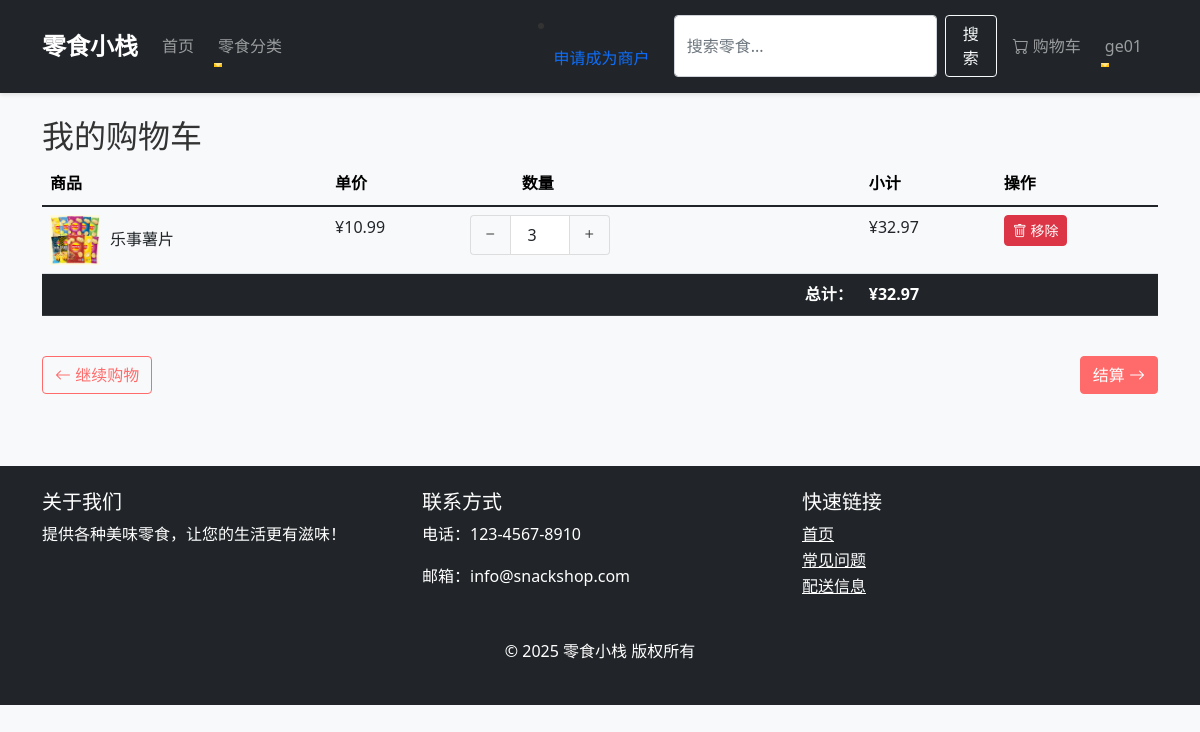
The app's page /cart/ (signed in) with its own data.
### cart/models.py (models this page shows, shortened)
class CartItem(models.Model):
    cart = models.ForeignKey(Cart, related_name='items', on_delete=models.CASCADE, verbose_name="购物车")
    product = models.ForeignKey(Product, on_delete=models.CASCADE, verbose_name="产品")
    quantity = models.PositiveIntegerField(default=1, verbose_name="数量")
    class Meta:
        verbose_name = '购物车项目'
        verbose_name_plural = '购物车项目'
        unique_together = []  # 关键添加
    def get_cost(self):
        return self.product.price * self.quantity

class Cart(models.Model):
    """购物车模型"""
    user = models.OneToOneField(User, on_delete=models.CASCADE, null=True, blank=True)
    session_id = models.CharField(max_length=255, null=True, blank=True, verbose_name="会话ID",
                                  )  # 添加unique=True
    created_at = models.DateTimeField(auto_now_add=True, verbose_name="创建时间")
    updated_at = models.DateTimeField(auto_now=True, verbose_name="更新时间")
    class Meta:
        verbose_name = '购物车'
        verbose_name_plural = '购物车'
        constraints = [
            models.CheckConstraint(
                check=models.Q(user__isnull=False) | models.Q(session_id__isnull=False),
                name="cart_user_or_session_required"
            )
        ]
    def get_total_price(self):
        return sum(item.get_cost() for item in self.items.all())

### products/models.py (models this page shows, shortened)
class Product(models.Model):
    category = models.ForeignKey(Category, related_name='products', on_delete=models.CASCADE, verbose_name="所属类别")
    name = models.CharField(max_length=200, verbose_name="产品名称")
    slug = models.SlugField(max_length=200, unique_for_date='created_at', verbose_name="URL别名")
    image = models.ImageField(upload_to='products/', blank=True, verbose_name="产品图片")
    description = models.TextField(blank=True, verbose_name="产品描述")
    price = models.DecimalField(max_digits=10, decimal_places=2, verbose_name="价格")
    stock = models.PositiveIntegerField(verbose_name="库存数量")
    available = models.BooleanField(default=True, verbose_name="是否上架")
    created_at = models.DateTimeField(auto_now_add=True, verbose_name="创建时间")
    updated_at = models.DateTimeField(auto_now=True, verbose_name="更新时间")
    merchant = models.ForeignKey(
        User,
        on_delete=models.CASCADE,
        related_name='merchant_products',
        null=True,
        blank=True,
        verbose_name="所属商户"
    )
    class Meta:
        ordering = ['name']
        verbose_name = '零食产品'
        verbose_name_plural = '零食产品'
        indexes = [
            models.Index(fields=['id', 'slug']),
            models.Index(fields=['name']),
        ]
    def get_absolute_url(self):
        return reverse('products:product_detail',
                       args=[self.id, self.slug])

### cart/views.py (the view)
# urls.py: path('', views.cart_detail, name='cart_detail'),  # 购物车详情页
def cart_detail(request):
    if request.user.is_authenticated:
        cart, created = Cart.objects.get_or_create(user=request.user)
    else:
        session_id = request.session.session_key
        if not session_id:
            request.session.save()
            session_id = request.session.session_key
        cart, created = Cart.objects.get_or_create(session_id=session_id)
    return render(request, 'cart/cart_detail.html', {'cart': cart})

### cart/context_processors.py (called while the page is built, shortened)
def cart(request):
    cart_obj = None
    try:
        if request.user.is_authenticated:
            carts = Cart.objects.filter(user=request.user).order_by('-updated_at')
            if len(carts) > 1:
                for cart in carts[1:]:
                    cart.delete()
                cart_obj = carts[0]
            else:
                cart_obj, created = Cart.objects.get_or_create(user=request.user)
    except MultipleObjectsReturned:
        if request.user.is_authenticated:
            Cart.objects.filter(user=request.user).exclude(id=carts.first().id).delete()
            cart_obj = carts.first()
        else:
            Cart.objects.filter(session_id=session_id).exclude(id=carts.first().id).delete()
            cart_obj = carts.first()
    return {'cart': cart_obj}

### templates/cart/cart_detail.html (shortened to what this page needs)
{% extends "base.html" %}
{% block content %}
    <h2>我的购物车</h2>
    {% if cart.items.all %}
        <div class="table-responsive">
            <table class="table table-hover">
                <thead class="table-light">
                    <tr>
                        <th>商品</th>
                        <th>单价</th>
                        <th style="padding-left: 60px">数量</th>
                        <th>小计</th>
                        <th>操作</th>
                    </tr>
                </thead>
                <tbody>
                    {% for item in cart.items.all %}
                        <tr>
                            <td>
                                <div class="d-flex align-items-center">
                                    {% if item.product.image %}
                                        <img src="{{ item.product.image.url }}" alt="{{ item.product.name }}" style="width: 50px; height: 50px; object-fit: cover; margin-right: 10px;">
                                    {% else %}
                                        <img src="https://picsum.photos/seed/{{ item.product.id }}/50/50" alt="{{ item.product.name }}" style="width: 50px; height: 50px; margin-right: 10px;">
                                    {% endif %}
                                    <a href="{{ item.product.get_absolute_url }}" class="text-decoration-none text-dark">{{ item.product.name }}</a>
                                </div>
                            </td>
                            <td>¥{{ item.product.price }}</td>
                            <td>
                                <div class="quantity-control">
                                    <button type="button" class="quantity-btn minus-btn" data-item-id="{{ item.id }}">
                                        <i class="bi bi-dash"></i>
                                    </button>
                                    <input type="number"
                                           class="quantity-input form-control text-center"
                                           value="{{ item.quantity }}"
                                           min="1"
                                           max="{{ item.product.stock }}"
                                           data-item-id="{{ item.id }}"
                                           data-last-valid="{{ item.quantity }}">
                                    <button type="button" class="quantity-btn plus-btn" data-item-id="{{ item.id }}">
                                        <i class="bi bi-plus"></i>
                                    </button>
                                </div>
                            </td>
                            <td class="item-total">¥{{ item.get_cost }}</td>
                            <td>
                                <a href="{% url 'cart:cart_remove' item.id %}" class="btn btn-sm btn-danger">
                                    <i class="bi bi-trash"></i> 移除
                                </a>
                            </td>
                        </tr>
                    {% endfor %}
                    <tr class="table-dark">
                        <td colspan="3" class="text-end"><strong>总计：</strong></td>
                        <td id="cart-total"><strong>¥{{ cart.get_total_price }}</strong></td>
                        <td></td>
                    </tr>
                </tbody>
            </table>
        </div>
        <div class="d-flex justify-content-between mt-4">
            <a href="{% url 'home' %}" class="btn btn-outline-primary">
                <i class="bi bi-arrow-left"></i> 继续购物
            </a>
            <a href="{% url 'orders:order_create' %}" class="btn btn-primary">
                结算 <i class="bi bi-arrow-right"></i>
            </a>
        </div>
    {% else %}
        <div class="alert alert-info">
            <h4>您的购物车是空的</h4>
            <p>快去挑选喜欢的零食吧！</p>
            <a href="{% url 'home' %}" class="btn btn-primary mt-2">浏览零食</a>
        </div>
    {% endif %}
{% endblock %}

### templates/base.html (shortened to what this page needs)
<!DOCTYPE html>
<html lang="zh-CN">
<head>
    <link href="https://cdn.jsdelivr.net/npm/bootstrap@5.1.3/dist/css/bootstrap.min.css" rel="stylesheet">
    {% load static %}
    <link rel="stylesheet" href="{% static 'css/style.css' %}">
</head>
<body>
    <nav class="navbar navbar-expand-lg navbar-dark bg-dark">
        <div class="container">
            <a class="navbar-brand" href="{% url 'home' %}">零食小栈</a>
            <div class="collapse navbar-collapse" id="navbarNav">
                <ul class="navbar-nav me-auto">
                    <li class="nav-item">
                        <a class="nav-link" href="{% url 'home' %}">首页</a>
                    </li>
                    <li class="nav-item dropdown">
                        <a class="nav-link dropdown-toggle" href="#" id="navbarDropdown" role="button" data-bs-toggle="dropdown">
                            零食分类
                        </a>
                    </li>
                </ul>
                {% if user.is_authenticated %}
                    {% if user.profile.is_merchant %}
                        <li class="nav-item">
                            <a class="nav-link" href="{% url 'products:product_create' %}">发布商品</a>
                        </li>
                        <li class="nav-item">
                            <a class="nav-link" href="{% url 'products:merchant_products' %}">我的商品</a>
                        </li>
                    {% elif not user.profile.merchant_application %}
                        <li class="nav-item">
                            <a class="nav-link" href="{% url 'accounts:merchant_apply' %}">申请成为商户</a>
                        </li>
                    {% endif %}
                {% endif %}
                <form class="d-flex me-2" action="{% url 'products:product_list' %}" method="get">
                    <input class="form-control me-2" type="search" name="search"
                           placeholder="搜索零食..." aria-label="Search"
                           value="{{ request.GET.search|default:'' }}">
                    <button class="btn btn-outline-light" type="submit">搜索</button>
                </form>
                <ul class="navbar-nav">
                    <li class="nav-item">
                        <a class="nav-link" href="{% url 'cart:cart_detail' %}">
                            <i class="bi bi-cart"></i> 购物车
                        </a>
                    </li>
                    {% if user.is_authenticated %}
                        <li class="nav-item dropdown">
                            <a class="nav-link dropdown-toggle" href="#" id="userDropdown" role="button" data-bs-toggle="dropdown">
                                {{ user.username }}
                            </a>
                        </li>
                    {% endif %}
                </ul>
            </div>
        </div>
    </nav>
    <main class="container py-4">
        {% block content %}{% endblock %}
    </main>
    <footer class="bg-dark text-white py-4 mt-5">
        <div class="container">
            <div class="row">
                <div class="col-md-4">
                    <h5>关于我们</h5>
                    <p>提供各种美味零食，让您的生活更有滋味！</p>
                </div>
                <div class="col-md-4">
                    <h5>联系方式</h5>
                    <p>电话：123-4567-8910</p>
                    <p>邮箱：info@snackshop.com</p>
                </div>
                <div class="col-md-4">
                    <h5>快速链接</h5>
                    <ul class="list-unstyled">
                        <li><a href="{% url 'home' %}" class="text-white">首页</a></li>
                        <li><a href="#" class="text-white">常见问题</a></li>
                        <li><a href="#" class="text-white">配送信息</a></li>
                    </ul>
                </div>
            </div>
            <div class="text-center mt-4">
                <p>&copy; {% now "Y" %} 零食小栈 版权所有</p>
            </div>
        </div>
    </footer>
    <link rel="stylesheet" href="https://cdn.jsdelivr.net/npm/bootstrap-icons@1.8.1/font/bootstrap-icons.css">
</body>
</html>

### static/css/style.css (style rules this page uses)
* { margin: 0; padding: 0; box-sizing: border-box; }
body { font-family: 'Segoe UI', Tahoma, Geneva, Verdana, sans-serif; line-height: 1.6; color: #333; background-color: #f8f9fa; }
.navbar { box-shadow: 0 2px 4px rgba(0, 0, 0, 0.1); padding: 0.8rem 1rem; }
.navbar-brand { font-weight: bold; font-size: 1.5rem; transition: color 0.3s ease; }
.nav-link { position: relative; margin-right: 0.5rem; }
.nav-link::after { content: ''; position: absolute; bottom: 0; left: 0; width: 0; height: 2px; background-color: #ffc107; transition: width 0.3s ease; }
.btn { border-radius: 4px; transition: all 0.3s ease; }
.btn-primary { background-color: #ff6b6b; border-color: #ff6b6b; }
.btn-outline-primary { color: #ff6b6b; border-color: #ff6b6b; }
footer { background-color: #2d3436; color: #dfe6e9; }
footer a { color: #dfe6e9; transition: color 0.3s ease; }
.form-control { transition: border-color 0.3s ease, box-shadow 0.3s ease; }

### templates/cart/cart_detail.html (style rules this page uses)
.quantity-control { display: flex; align-items: center; width: 180px; }
.quantity-btn { width: 40px; height: 40px; border: 1px solid #ddd; background-color: #f8f9fa; color: #333; border-radius: 4px; display: flex; align-items: center; justify-content: center; cursor: pointer; transition: all 0.2s ease; }
.quantity-btn.minus-btn { border-right: none; border-radius: 4px 0 0 4px; }
.quantity-btn.plus-btn { border-left: none; border-radius: 0 4px 4px 0; }
.quantity-input { width: 60px; height: 40px; border-radius: 0 !important; border: 1px solid #ddd; text-align: center; font-size: 1rem; padding: 0 !important; box-shadow: none !important; }

### records on screen
CartItem: product.image (picture), product.name "乐事薯片", product.price "10.99", quantity "3", get_cost "32.97"
Cart: get_total_price "32.97"

### other values on screen
{{ user.username }} "ge01"
